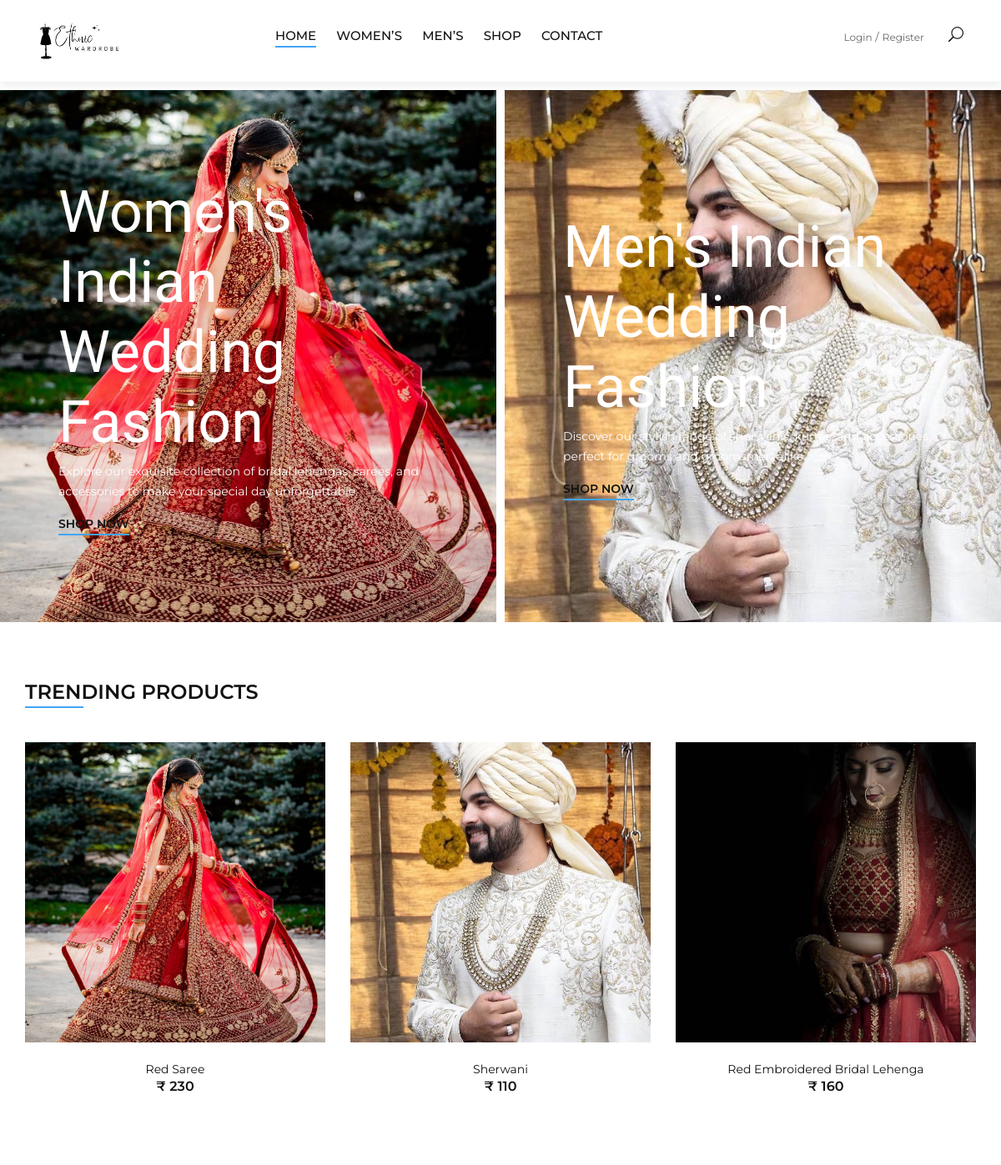
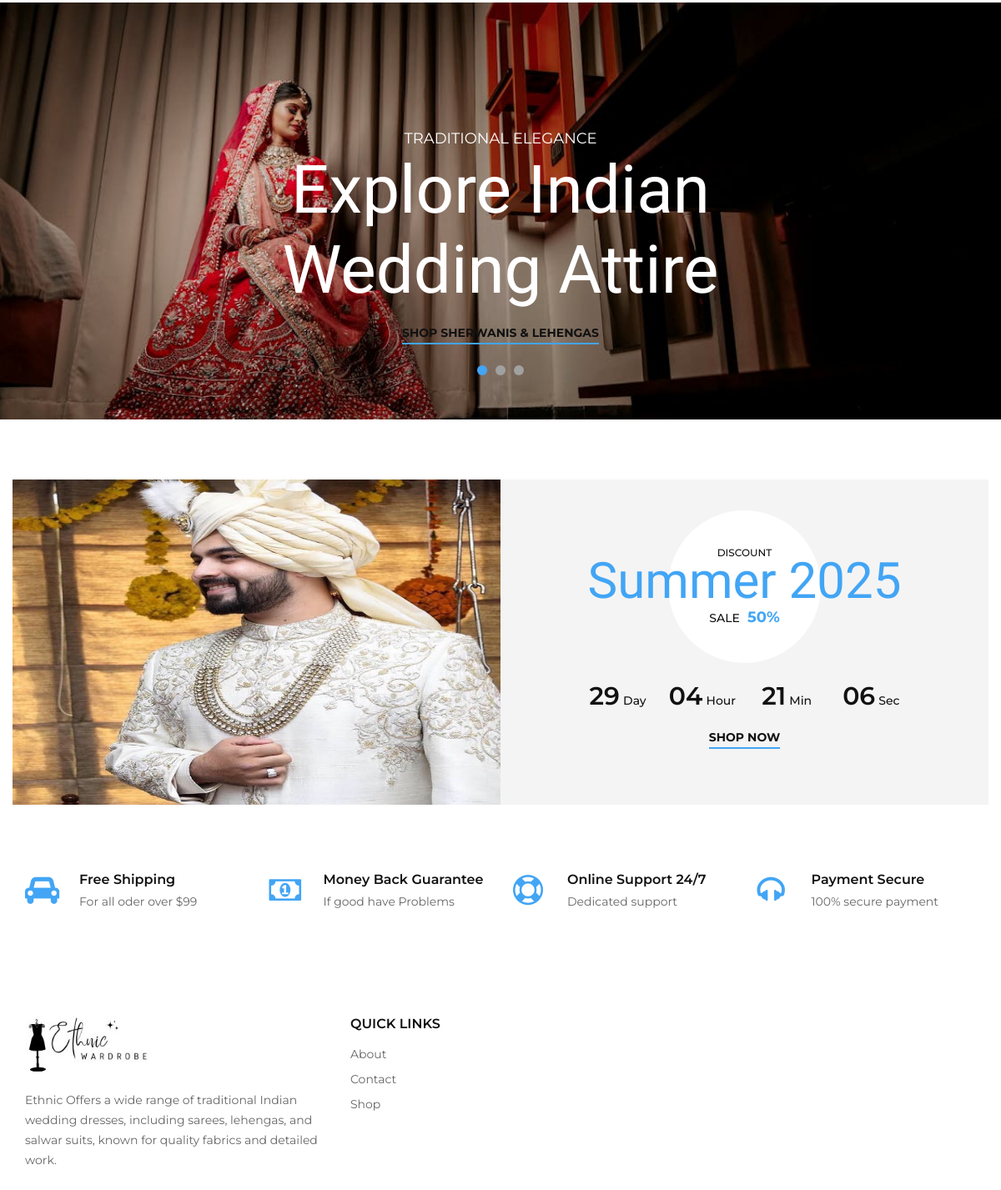
The page / on the database its author committed (2 pictures, top to bottom).
### myapp/models.py (models this page shows, shortened)
class product_detail(models.Model):
    L_id = models.ForeignKey(login, on_delete=models.CASCADE, default="")
    Pro_name = models.CharField(max_length=70)
    Pro_brandname = models.CharField(max_length=50, default="Prexa Wear")
    Pro_Cat = models.ForeignKey(product_category, on_delete=models.CASCADE, default="")
    Pro_subcat = models.ForeignKey(product_subcategory, on_delete=models.CASCADE, default="")
    Pro_image = models.ImageField(upload_to="photos")
    Pro_description = models.CharField(max_length=500)
    Pro_price = models.IntegerField()
    is_visible = models.BooleanField(default=True)
    added_date = models.DateTimeField(auto_now=True, editable=False)
    def Pro_images(self):
        return mark_safe('<img src="{}" width="100"/>'.format(self.Pro_image.url))
    Pro_images.allow_tags = True

### myapp/views.py (the view)
# urls.py: path("", views.index, name="index"),
def index(request):
    try:
        uid = request.session['log_id']
        try:
            profiledata = login.objects.get(id=uid)
        except login.DoesNotExist:
            profiledata = None
        proddata = product_detail.objects.filter(is_visible=True).order_by(Random())
        details = {
            'profiledata': profiledata,
            'proddata': proddata,
        }
        return render(request, 'index.html', details)
    except:
        pass
    proddata = product_detail.objects.filter(is_visible=True).order_by(Random())
    details = {
        'proddata': proddata,
    }
    return render(request, 'index.html', details)

### myapp/templates/index.html (shortened to what this page needs)
{% extends 'basic.html' %}
{% load static %}
{% block body %}
    <section class="categories">
    <div class="container-fluid">
        <div class="row">
            <div class="col-lg-6 p-0">
                <div class="categories__item categories__large__item set-bg"
                     data-setbg="{% static 'img/categories/indian-women-wedding-fashion.jpg' %}">
                    <div class="categories__text">
                        <h1 style="color:white;">Women's Indian Wedding Fashion</h1>
                        <p style="color:white;">Explore our exquisite collection of bridal lehengas, sarees, and accessories to make your special day unforgettable.</p>
                        <a href="/catwiseprod/2">Shop now</a>
                    </div>
                </div>
            </div>
            <div class="col-lg-6 p-0">
                <div class="categories__item categories__large__item set-bg"
                     data-setbg="{% static 'img/categories/indian-men-wedding-fashion.jpg' %}">
                    <div class="categories__text">
                        <h1 style="color:white;">Men's Indian Wedding Fashion</h1>
                        <p style="color:white;">Discover our stylish range of sherwanis, kurtas, and accessories, perfect for grooms and groomsmen alike.</p>
                        <a href="/catwiseprod/1">Shop now</a>
                    </div>
                </div>
            </div>
        </div>
    </div>
</section>
<section class="product spad">
    <div class="container">
        <div class="row">
            <div class="col-lg-4 col-md-4">
                <div class="section-title">
                    <h4>Trending products</h4>
                </div>
            </div>
        </div>
        <div class="row property__gallery">
            {% for pd in proddata %}
            {% if forloop.counter < 4 %}
                <div class="col-lg-4 col-md-6">
                    <div class="product__item">
                        <div class="product__item__pic set-bg" data-setbg="/media/{{pd.Pro_image}}">
                        </div>
                        <div class="product__item__text">
                            <h6><a href="/viewprod/{{pd.id}}">{{pd.Pro_name}}</a></h6>
                            <div class="product__price">₹ {{pd.Pro_price}}</div>
                        </div>
                    </div>
                </div>
            {% endif %}
            {% endfor %}
        </div>
    </div>
</section>
<section class="banner set-bg" data-setbg="{% static 'img/categories/29.jpeg' %}">
    <div class="container">
        <div class="row">
            <div class="col-xl-7 col-lg-8 m-auto">
                <div class="banner__slider owl-carousel">
                    <div class="banner__item">
                        <div class="banner__text">
                            <span style="color:white;">Traditional Elegance</span>
                            <h1 style="color:white;">Explore Indian Wedding Attire</h1>
                            <a href="/allproducts">Shop Sherwanis & Lehengas</a>
                        </div>
                    </div>
                </div>
            </div>
        </div>
    </div>
</section>
<br><br><br>
<section class="discount">
    <div class="container">
        <div class="row">
            <div class="col-lg-6 p-0">
                <div class="discount__pic">
                    <img src=" {% static 'img/indian-men-wedding-fashion.jpg' %}"  style="height:390px;" alt="">
                </div>
            </div>
            <div class="col-lg-6 p-0">
                <div class="discount__text">
                    <div class="discount__text__title">
                        <span>Discount</span>
                        <h2>Summer 2025</h2>
                        <h5><span>Sale</span> 50%</h5>
                    </div>
                    <a href="#">Shop now</a>
                </div>
            </div>
        </div>
    </div>
</section>
<section class="services spad">
    <div class="container">
        <div class="row">
            <div class="col-lg-3 col-md-4 col-sm-6">
                <div class="services__item">
                    <i class="fa fa-car"></i>
                    <h6>Free Shipping</h6>
                    <p>For all oder over $99</p>
                </div>
            </div>
            <div class="col-lg-3 col-md-4 col-sm-6">
                <div class="services__item">
                    <i class="fa fa-money"></i>
                    <h6>Money Back Guarantee</h6>
                    <p>If good have Problems</p>
                </div>
            </div>
            <div class="col-lg-3 col-md-4 col-sm-6">
                <div class="services__item">
                    <i class="fa fa-support"></i>
                    <h6>Online Support 24/7</h6>
                    <p>Dedicated support</p>
                </div>
            </div>
            <div class="col-lg-3 col-md-4 col-sm-6">
                <div class="services__item">
                    <i class="fa fa-headphones"></i>
                    <h6>Payment Secure</h6>
                    <p>100% secure payment</p>
                </div>
            </div>
        </div>
    </div>
</section>
{% endblock %}

### myapp/static/css/style.css (style rules this page uses)
html, body { height: 100%; font-family: "Montserrat", sans-serif; -webkit-font-smoothing: antialiased; }
h1, h2, h3, h4, h5, h6 { margin: 0; color: #111111; font-weight: 400; font-family: "Montserrat", sans-serif; }
h1 { font-size: 70px; }
h2 { font-size: 36px; }
h4 { font-size: 24px; }
h5 { font-size: 18px; }
h6 { font-size: 16px; }
p { font-size: 14px; font-family: "Montserrat", sans-serif; color: #666666; font-weight: 400; line-height: 24px; margin: 0 0 15px 0; }
img { max-width: 100%; }
.section-title { margin-bottom: 45px; }
.section-title h4 { color: #111111; font-weight: 600; text-transform: uppercase; position: relative; display: inline-block; }
.section-title h4:after { position: absolute; left: 0; bottom: -4px; height: 2px; width: 70px; background: #42a5f5; content: ""; }
.set-bg { background-repeat: no-repeat; background-size: cover; background-position: top center; }
.spad { padding-top: 100px; padding-bottom: 100px; }
.banner { height: 500px; }
.banner__text span { font-size: 18px; color: #42a5f5; text-transform: uppercase; }
.banner__text h1 { font-size: 80px; color: #111111; font-family: "Cookie", cursive; margin-bottom: 15px; }
.banner__text a { font-size: 14px; color: #111111; text-transform: uppercase; font-weight: 700; position: relative; padding: 0 0 3px; display: inline-block; }
.banner__text a:after { position: absolute; left: 0; bottom: 0; height: 2px; width: 100%; background: #42a5f5; content: ""; }
.banner__slider { text-align: center; padding: 150px 0 0; }
.discount__pic img { min-width: 100%; height: 100%; }
.discount__text { background: #f4f4f4; height: 390px; padding: 75px 90px 50px; text-align: center; }
.discount__text a { font-size: 14px; color: #111111; text-transform: uppercase; font-weight: 700; position: relative; padding: 0 0 3px; display: inline-block; }
.discount__text a:after { position: absolute; left: 0; bottom: 0; height: 2px; width: 100%; background: #42a5f5; content: ""; }
.discount__text__title { text-align: center; position: relative; z-index: 1; margin-bottom: 60px; }
.discount__text__title:after { position: absolute; left: 50%; top: -38px; height: 183px; width: 183px; background: #ffffff; content: ""; border-radius: 50%; z-index: -1; margin-left: -91.5px; }
.discount__text__title span { font-size: 12px; color: #111111; font-weight: 500; text-transform: uppercase; }
.discount__text__title h2 { font-size: 60px; color: #42a5f5; font-family: "Cookie", cursive; line-height: 46px; margin-bottom: 10px; }
.discount__text__title h5 { color: #42a5f5; font-weight: 700; }
.discount__text__title h5 span { font-size: 14px; color: #111111; margin-right: 4px; }
.services { padding-top: 80px; padding-bottom: 50px; }
.services__item { padding-left: 65px; position: relative; margin-bottom: 20px; }
.services__item i { font-size: 36px; color: #42a5f5; position: absolute; left: 0; top: 4px; }
.services__item h6 { color: #111111; font-weight: 600; margin-bottom: 5px; }
.services__item p { margin-bottom: 0; }
.categories { overflow: hidden; margin-top: 10px; }
.categories .container-fluid { padding-right: 5px; }
.categories__item { height: 314px; display: -webkit-box; display: -ms-flexbox; display: flex; -webkit-box-align: center; -ms-flex-align: center; align-items: center; padding-left: 30px; margin-bottom: 10px; margin-right: 10px; }
.categories__item.categories__large__item { height: 638px; padding-left: 70px; }
.categories__item.categories__large__item .categories__text { max-width: 480px; }
.categories__item.categories__large__item .categories__text p { margin-bottom: 15px; }
.categories__text h1 { font-family: "Cookie", cursive; color: #111111; margin-bottom: 5px; }
.categories__text p { margin-bottom: 10px; }
.categories__text a { font-size: 14px; color: #111111; text-transform: uppercase; font-weight: 600; position: relative; padding: 0 0 3px; display: inline-block; }
.categories__text a:after { position: absolute; left: 0; bottom: 0; height: 2px; width: 100%; background: #42a5f5; content: ""; }
.product { padding-top: 60px; padding-bottom: 50px; }
.product__item { margin-bottom: 35px; }
.product__item__pic { height: 360px; position: relative; overflow: hidden; }
.product__item__text { text-align: center; padding-top: 22px; }
.product__item__text h6 a { font-size: 14px; color: #111111; }
.product__item__text .product__price { color: #111111; font-weight: 600; }
@media only screen and (min-width: 1200px) { .container { max-width: 1170px; } }

### rows shown on the page
product_detail: shows a picture, Pro_name "Red Saree", Pro_price "230"
product_detail: shows a picture, Pro_name "Sherwani", Pro_price "110"
product_detail: shows a picture, Pro_name "Red Embroidered Bridal Lehenga", Pro_price "160"
